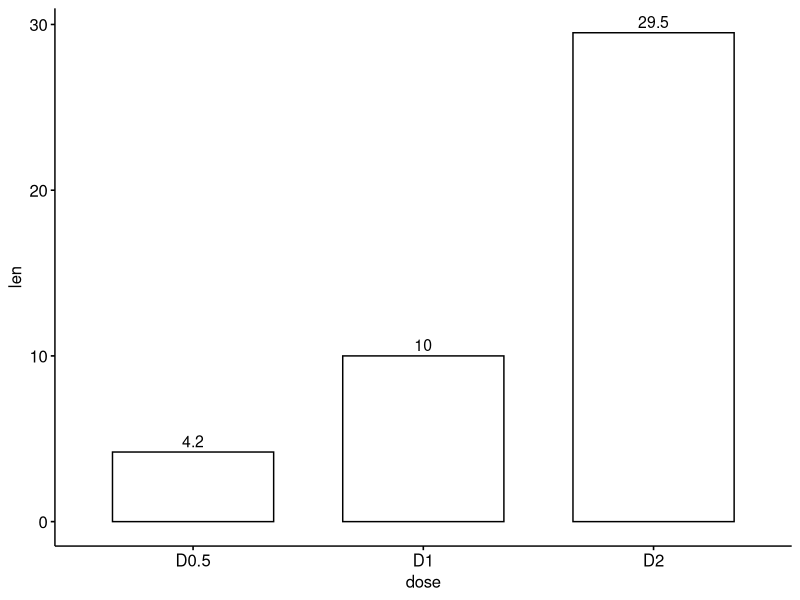
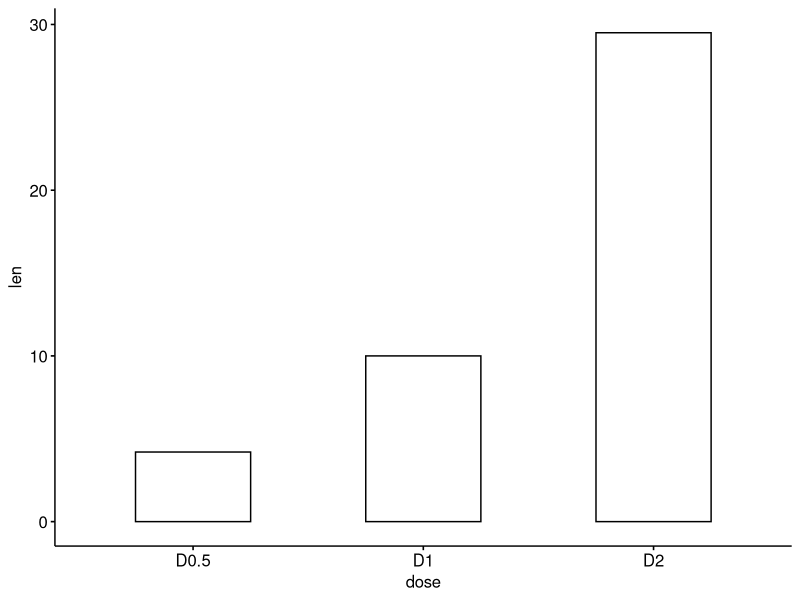
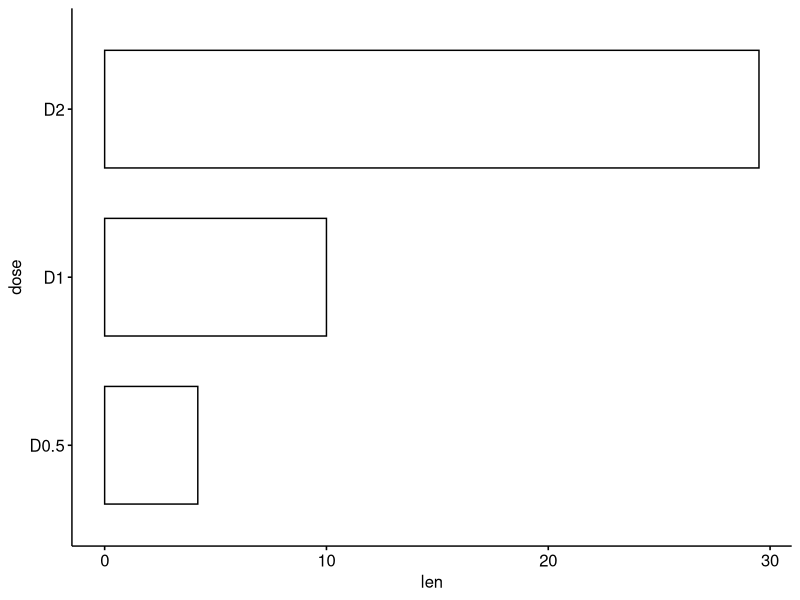
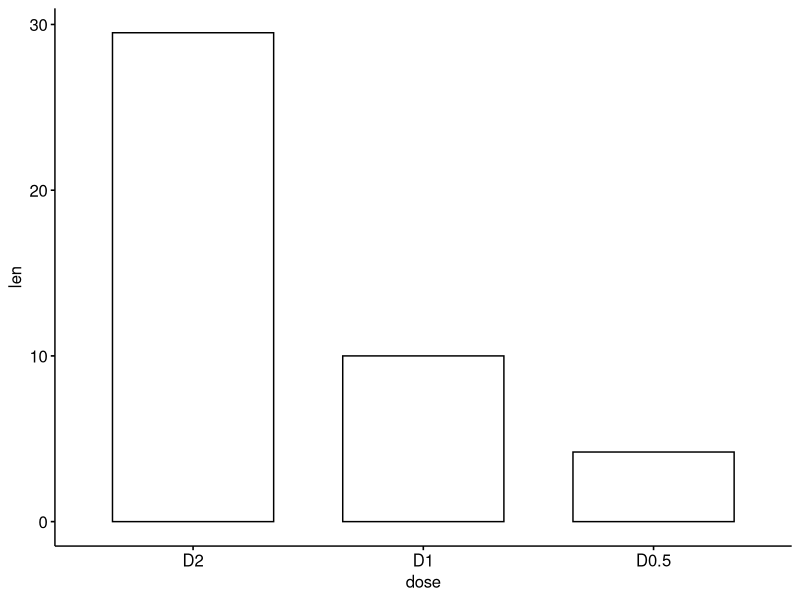
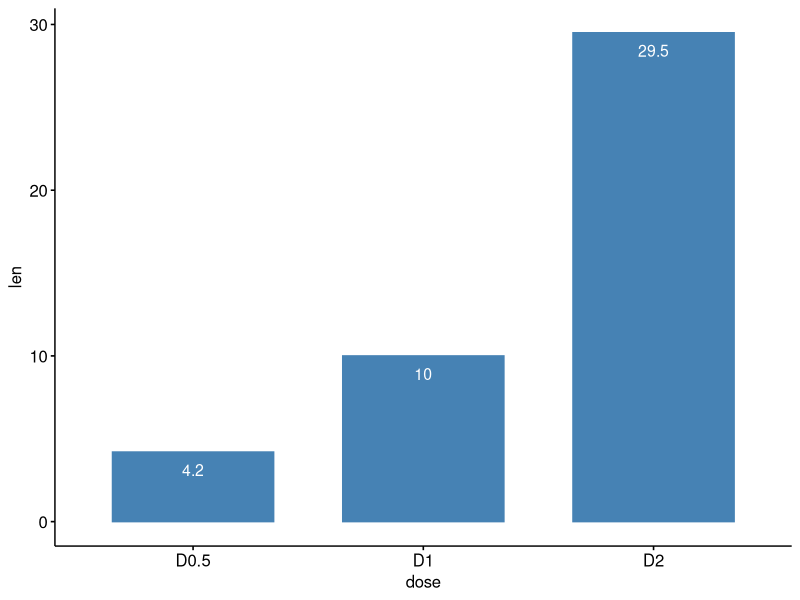
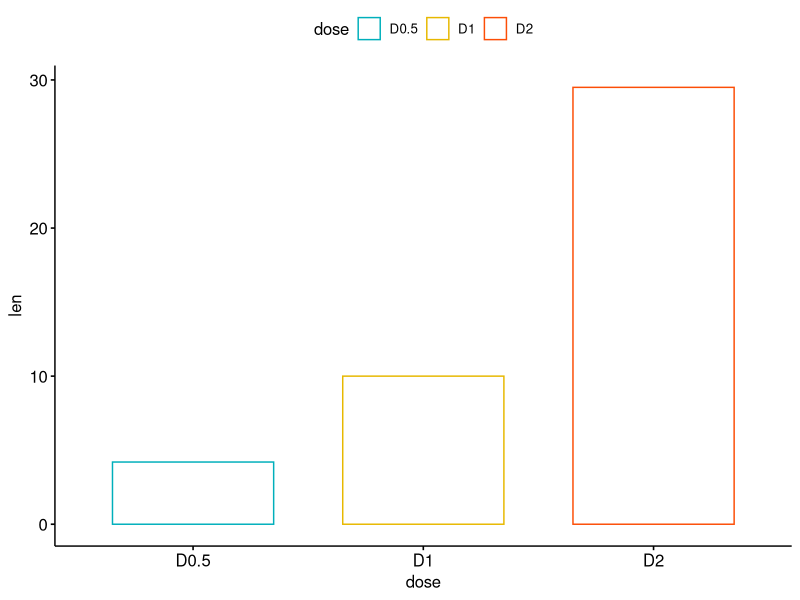
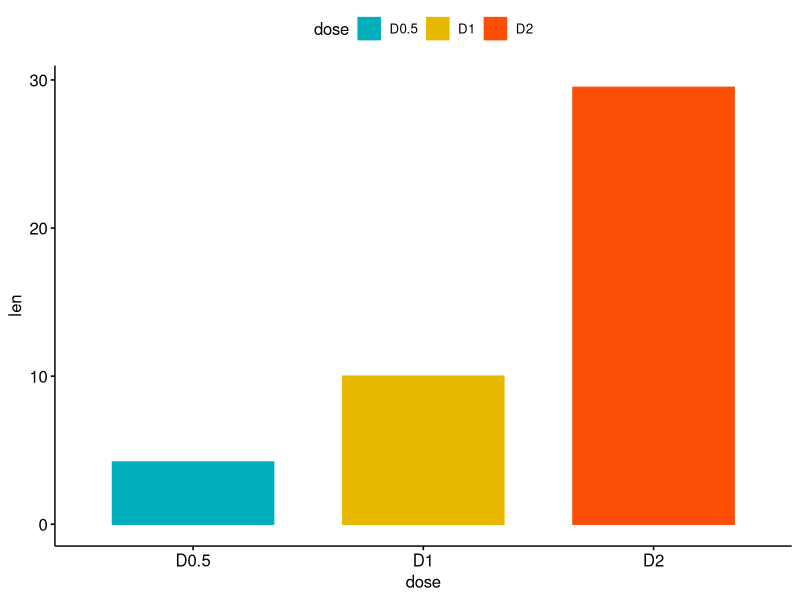
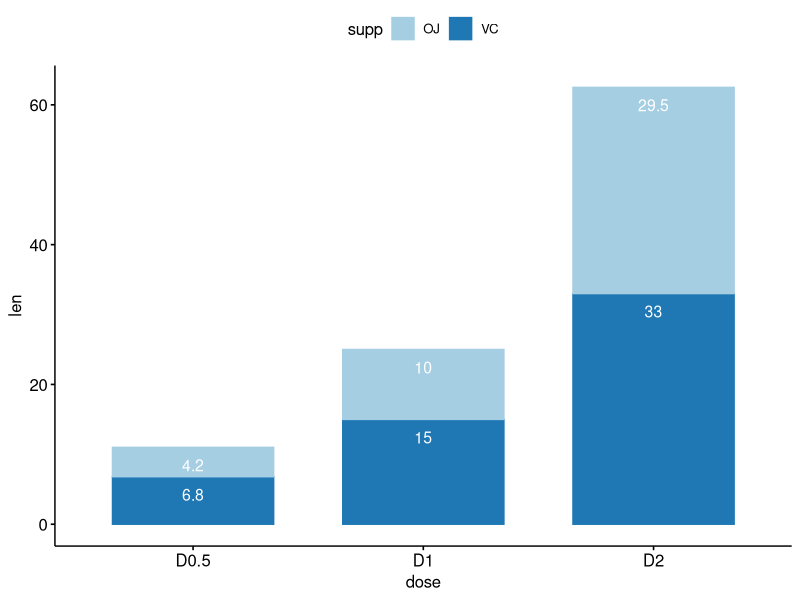

Recreate these plots in R, in order.
library(ggpubr)


### Name: ggbarplot
### Title: Bar plot
### Aliases: ggbarplot

### ** Examples

# Data
df <- data.frame(dose=c("D0.5", "D1", "D2"),
   len=c(4.2, 10, 29.5))
print(df)

# Basic plot with label outsite
# +++++++++++++++++++++++++++
ggbarplot(df, x = "dose", y = "len",
  label = TRUE, label.pos = "out")

# Change width
ggbarplot(df, x = "dose", y = "len", width = 0.5)

# Change the plot orientation: horizontal
ggbarplot(df, "dose", "len", orientation = "horiz")

# Change the default order of items
ggbarplot(df, "dose", "len",
   order = c("D2", "D1", "D0.5"))


# Change colors
# +++++++++++++++++++++++++++

# Change fill and outline color
# add labels inside bars
ggbarplot(df, "dose", "len",
 fill = "steelblue", color = "steelblue",
 label = TRUE, lab.pos = "in", lab.col = "white")

# Change colors by groups: dose
# Use custom color palette
 ggbarplot(df, "dose", "len", color = "dose",
   palette = c("#00AFBB", "#E7B800", "#FC4E07"))

# Change fill and outline colors by groups
 ggbarplot(df, "dose", "len",
   fill = "dose", color = "dose",
   palette = c("#00AFBB", "#E7B800", "#FC4E07"))


# Plot with multiple groups
# +++++++++++++++++++++

# Create some data
df2 <- data.frame(supp=rep(c("VC", "OJ"), each=3),
   dose=rep(c("D0.5", "D1", "D2"),2),
   len=c(6.8, 15, 33, 4.2, 10, 29.5))
print(df2)

# Plot "len" by "dose" and change color by a second group: "supp"
# Add labels inside bars
ggbarplot(df2, "dose", "len",
  fill = "supp", color = "supp", palette = "Paired",
  label = TRUE, lab.col = "white", lab.pos = "in")

# Change position: Interleaved (dodged) bar plot
ggbarplot(df2, "dose", "len",
  fill = "supp", color = "supp", palette = "Paired",
  label = TRUE,
  position = position_dodge(0.9))

# Add points and errors
# ++++++++++++++++++++++++++

# Data: ToothGrowth data set we'll be used.
df3 <- ToothGrowth
head(df3, 10)

# It can be seen that for each group we have
# different values
ggbarplot(df3, x = "dose", y = "len")

# Visualize the mean of each group
ggbarplot(df3, x = "dose", y = "len",
 add = "mean")

# Add error bars: mean_se
# (other values include: mean_sd, mean_ci, median_iqr, ....)
# Add labels
ggbarplot(df3, x = "dose", y = "len",
 add = "mean_se", label = TRUE, lab.vjust = -1.6)

# Use only "upper_errorbar"
ggbarplot(df3, x = "dose", y = "len",
 add = "mean_se", error.plot = "upper_errorbar")

# Change error.plot to "pointrange"
ggbarplot(df3, x = "dose", y = "len",
 add = "mean_se", error.plot = "pointrange")

# Add jitter points and errors (mean_se)
ggbarplot(df3, x = "dose", y = "len",
 add = c("mean_se", "jitter"))

# Add dot and errors (mean_se)
ggbarplot(df3, x = "dose", y = "len",
 add = c("mean_se", "dotplot"))

# Multiple groups with error bars and jitter point
ggbarplot(df3, x = "dose", y = "len", color = "supp",
 add = "mean_se", palette = c("#00AFBB", "#E7B800"),
 position = position_dodge())
